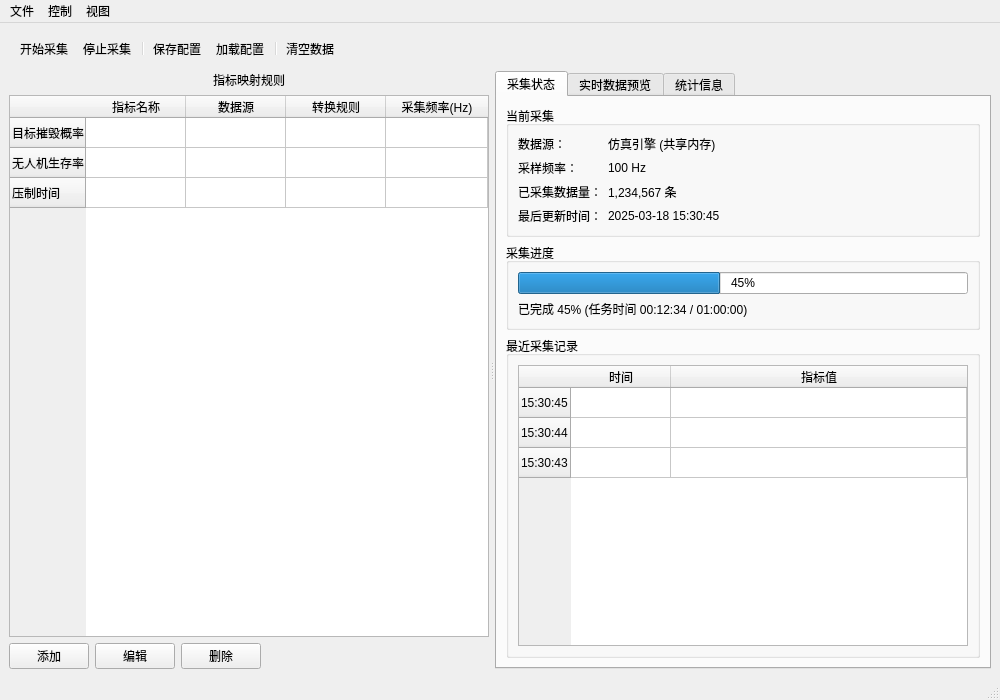
<?xml version="1.0" encoding="UTF-8"?>
<ui version="4.0">
 <class>DataAcquisitionWidget</class>
 <widget class="QMainWindow" name="DataAcquisitionWidget">
  <property name="geometry">
   <rect>
    <x>0</x>
    <y>0</y>
    <width>1000</width>
    <height>700</height>
   </rect>
  </property>
  <property name="windowTitle">
   <string>评估指标数据采集</string>
  </property>
  <widget class="QWidget" name="centralwidget">
   <layout class="QVBoxLayout" name="verticalLayout_2">
    <!-- 顶部工具栏 -->
    <item>
     <widget class="QToolBar" name="toolBar">
      <property name="iconSize">
       <size>
        <width>24</width>
        <height>24</height>
       </size>
      </property>
      <property name="toolButtonStyle">
       <enum>Qt::ToolButtonTextUnderIcon</enum>
      </property>
      <addaction name="actionStart"/>
      <addaction name="actionStop"/>
      <addaction name="separator"/>
      <addaction name="actionSaveConfig"/>
      <addaction name="actionLoadConfig"/>
      <addaction name="separator"/>
      <addaction name="actionClearData"/>
     </widget>
    </item>
    <!-- 主分割区域 -->
    <item>
     <widget class="QSplitter" name="splitter">
      <property name="orientation">
       <enum>Qt::Horizontal</enum>
      </property>
      <property name="handleWidth">
       <number>6</number>
      </property>
      <!-- 左侧指标映射配置 -->
      <widget class="QWidget" name="leftPanel" native="true">
       <property name="minimumWidth">
        <number>300</number>
       </property>
       <layout class="QVBoxLayout" name="verticalLayout">
        <item>
         <widget class="QLabel" name="labelMappingTitle">
          <property name="text">
           <string>指标映射规则</string>
          </property>
          <property name="alignment">
           <set>Qt::AlignCenter</set>
          </property>
         </widget>
        </item>
        <item>
         <widget class="QTableWidget" name="tableMapping">
          <property name="columnCount">
           <number>4</number>
          </property>
          <attribute name="horizontalHeaderStretchLastSection">
           <bool>true</bool>
          </attribute>
          <column>
           <property name="text">
            <string>指标名称</string>
           </property>
          </column>
          <column>
           <property name="text">
            <string>数据源</string>
           </property>
          </column>
          <column>
           <property name="text">
            <string>转换规则</string>
           </property>
          </column>
          <column>
           <property name="text">
            <string>采集频率(Hz)</string>
           </property>
          </column>
          <row>
           <property name="text">
            <string>目标摧毁概率</string>
           </property>
          </row>
          <row>
           <property name="text">
            <string>无人机生存率</string>
           </property>
          </row>
          <row>
           <property name="text">
            <string>压制时间</string>
           </property>
          </row>
         </widget>
        </item>
        <item>
         <layout class="QHBoxLayout" name="horizontalLayout">
          <item>
           <widget class="QPushButton" name="btnAddRule">
            <property name="text">
             <string>添加</string>
            </property>
           </widget>
          </item>
          <item>
           <widget class="QPushButton" name="btnEditRule">
            <property name="text">
             <string>编辑</string>
            </property>
           </widget>
          </item>
          <item>
           <widget class="QPushButton" name="btnDeleteRule">
            <property name="text">
             <string>删除</string>
            </property>
           </widget>
          </item>
          <item>
           <spacer name="horizontalSpacer">
            <property name="orientation">
             <enum>Qt::Horizontal</enum>
            </property>
            <property name="sizeHint" stdset="0">
             <size>
              <width>40</width>
              <height>20</height>
             </size>
            </property>
           </spacer>
          </item>
         </layout>
        </item>
       </layout>
      </widget>
      <!-- 右侧状态监控 -->
      <widget class="QTabWidget" name="tabWidget">
       <property name="currentIndex">
        <number>0</number>
       </property>
       <!-- 采集状态页 -->
       <widget class="QWidget" name="tabStatus">
        <attribute name="title">
         <string>采集状态</string>
        </attribute>
        <layout class="QVBoxLayout" name="verticalLayout_3">
         <item>
          <widget class="QGroupBox" name="groupBoxStatus">
           <property name="title">
            <string>当前采集</string>
           </property>
           <layout class="QFormLayout" name="formLayout">
            <item row="0" column="0">
             <widget class="QLabel" name="labelDataSource">
              <property name="text">
               <string>数据源：</string>
              </property>
             </widget>
            </item>
            <item row="0" column="1">
             <widget class="QLabel" name="labelDataSourceValue">
              <property name="text">
               <string>仿真引擎 (共享内存)</string>
              </property>
             </widget>
            </item>
            <item row="1" column="0">
             <widget class="QLabel" name="labelSampleRate">
              <property name="text">
               <string>采样频率：</string>
              </property>
             </widget>
            </item>
            <item row="1" column="1">
             <widget class="QLabel" name="labelSampleRateValue">
              <property name="text">
               <string>100 Hz</string>
              </property>
             </widget>
            </item>
            <item row="2" column="0">
             <widget class="QLabel" name="labelDataCount">
              <property name="text">
               <string>已采集数据量：</string>
              </property>
             </widget>
            </item>
            <item row="2" column="1">
             <widget class="QLabel" name="labelDataCountValue">
              <property name="text">
               <string>1,234,567 条</string>
              </property>
             </widget>
            </item>
            <item row="3" column="0">
             <widget class="QLabel" name="labelLastUpdate">
              <property name="text">
               <string>最后更新时间：</string>
              </property>
             </widget>
            </item>
            <item row="3" column="1">
             <widget class="QLabel" name="labelLastUpdateValue">
              <property name="text">
               <string>2025-03-18 15:30:45</string>
              </property>
             </widget>
            </item>
           </layout>
          </widget>
         </item>
         <item>
          <widget class="QGroupBox" name="groupBoxProgress">
           <property name="title">
            <string>采集进度</string>
           </property>
           <layout class="QVBoxLayout" name="verticalLayout_4">
            <item>
             <widget class="QProgressBar" name="progressBar">
              <property name="value">
               <number>45</number>
              </property>
             </widget>
            </item>
            <item>
             <widget class="QLabel" name="labelProgressDetail">
              <property name="text">
               <string>已完成 45% (任务时间 00:12:34 / 01:00:00)</string>
              </property>
             </widget>
            </item>
           </layout>
          </widget>
         </item>
         <item>
          <widget class="QGroupBox" name="groupBoxRecent">
           <property name="title">
            <string>最近采集记录</string>
           </property>
           <layout class="QVBoxLayout" name="verticalLayout_5">
            <item>
             <widget class="QTableWidget" name="tableRecent">
              <property name="columnCount">
               <number>2</number>
              </property>
              <attribute name="horizontalHeaderStretchLastSection">
               <bool>true</bool>
              </attribute>
              <column>
               <property name="text">
                <string>时间</string>
               </property>
              </column>
              <column>
               <property name="text">
                <string>指标值</string>
               </property>
              </column>
              <row>
               <property name="text">
                <string>15:30:45</string>
               </property>
              </row>
              <row>
               <property name="text">
                <string>15:30:44</string>
               </property>
              </row>
              <row>
               <property name="text">
                <string>15:30:43</string>
               </property>
              </row>
             </widget>
            </item>
           </layout>
          </widget>
         </item>
        </layout>
       </widget>
       <!-- 实时数据预览页 -->
       <widget class="QWidget" name="tabPreview">
        <attribute name="title">
         <string>实时数据预览</string>
        </attribute>
        <layout class="QVBoxLayout" name="verticalLayout_6">
         <item>
          <widget class="QComboBox" name="comboPreviewIndicator">
           <item>
            <property name="text">
             <string>目标摧毁概率</string>
            </property>
           </item>
           <item>
            <property name="text">
             <string>无人机生存率</string>
            </property>
           </item>
          </widget>
         </item>
         <item>
          <widget class="QTableWidget" name="tablePreview">
           <property name="columnCount">
            <number>3</number>
           </property>
           <attribute name="horizontalHeaderStretchLastSection">
            <bool>true</bool>
           </attribute>
           <column>
            <property name="text">
             <string>实体ID</string>
            </property>
           </column>
           <column>
            <property name="text">
             <string>原始值</string>
            </property>
           </column>
           <column>
            <property name="text">
             <string>标准化值</string>
            </property>
           </column>
          </widget>
         </item>
        </layout>
       </widget>
       <!-- 统计信息页 -->
       <widget class="QWidget" name="tabStats">
        <attribute name="title">
         <string>统计信息</string>
        </attribute>
        <layout class="QVBoxLayout" name="verticalLayout_7">
         <item>
          <widget class="QListWidget" name="listStats">
           <item>
            <property name="text">
             <string>目标摧毁概率 - 均值: 0.82, 标准差: 0.12</string>
            </property>
           </item>
           <item>
            <property name="text">
             <string>无人机生存率 - 均值: 0.75, 标准差: 0.08</string>
            </property>
           </item>
          </widget>
         </item>
        </layout>
       </widget>
      </widget>
     </widget>
    </item>
   </layout>
  </widget>
  <widget class="QMenuBar" name="menubar">
   <property name="geometry">
    <rect>
     <x>0</x>
     <y>0</y>
     <width>1000</width>
     <height>22</height>
    </rect>
   </property>
   <widget class="QMenu" name="menuFile">
    <property name="title">
     <string>文件</string>
    </property>
    <addaction name="actionSaveConfig"/>
    <addaction name="actionLoadConfig"/>
    <addaction name="separator"/>
    <addaction name="actionExit"/>
   </widget>
   <widget class="QMenu" name="menuControl">
    <property name="title">
     <string>控制</string>
    </property>
    <addaction name="actionStart"/>
    <addaction name="actionStop"/>
   </widget>
   <widget class="QMenu" name="menuView">
    <property name="title">
     <string>视图</string>
    </property>
    <addaction name="actionShowToolbar"/>
    <addaction name="actionShowStatusbar"/>
   </widget>
   <addaction name="menuFile"/>
   <addaction name="menuControl"/>
   <addaction name="menuView"/>
  </widget>
  <widget class="QStatusBar" name="statusbar"/>
  <action name="actionStart">
   <property name="text">
    <string>开始采集</string>
   </property>
   <property name="toolTip">
    <string>启动数据采集</string>
   </property>
  </action>
  <action name="actionStop">
   <property name="text">
    <string>停止采集</string>
   </property>
   <property name="toolTip">
    <string>停止数据采集</string>
   </property>
  </action>
  <action name="actionSaveConfig">
   <property name="text">
    <string>保存配置</string>
   </property>
  </action>
  <action name="actionLoadConfig">
   <property name="text">
    <string>加载配置</string>
   </property>
  </action>
  <action name="actionClearData">
   <property name="text">
    <string>清空数据</string>
   </property>
   <property name="toolTip">
    <string>清空已采集的数据</string>
   </property>
  </action>
  <action name="actionExit">
   <property name="text">
    <string>退出</string>
   </property>
  </action>
  <action name="actionShowToolbar">
   <property name="text">
    <string>显示工具栏</string>
   </property>
   <property name="checkable">
    <bool>true</bool>
   </property>
   <property name="checked">
    <bool>true</bool>
   </property>
  </action>
  <action name="actionShowStatusbar">
   <property name="text">
    <string>显示状态栏</string>
   </property>
   <property name="checkable">
    <bool>true</bool>
   </property>
   <property name="checked">
    <bool>true</bool>
   </property>
  </action>
 </widget>
 <resources/>
 <connections/>
</ui>
